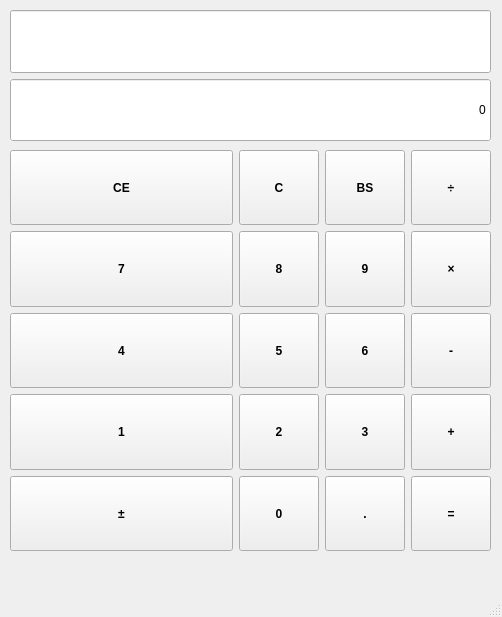
<?xml version="1.0" encoding="UTF-8"?>
<ui version="4.0">
 <class>MainWindow</class>
 <widget class="QMainWindow" name="MainWindow">
  <property name="geometry">
   <rect>
    <x>0</x>
    <y>0</y>
    <width>502</width>
    <height>617</height>
   </rect>
  </property>
  <property name="windowTitle">
   <string>Calculator</string>
  </property>
  <widget class="QWidget" name="centralwidget">
   <widget class="QWidget" name="gridLayoutWidget">
    <property name="geometry">
     <rect>
      <x>10</x>
      <y>150</y>
      <width>481</width>
      <height>401</height>
     </rect>
    </property>
    <layout class="QGridLayout" name="gridLayout">
     <item row="0" column="2">
      <widget class="QPushButton" name="btn_BS">
       <property name="sizePolicy">
        <sizepolicy hsizetype="Minimum" vsizetype="Expanding">
         <horstretch>0</horstretch>
         <verstretch>0</verstretch>
        </sizepolicy>
       </property>
       <property name="font">
        <font>
         <weight>75</weight>
         <bold>true</bold>
        </font>
       </property>
       <property name="text">
        <string>BS</string>
       </property>
      </widget>
     </item>
     <item row="0" column="3">
      <widget class="QPushButton" name="btn_division">
       <property name="sizePolicy">
        <sizepolicy hsizetype="Minimum" vsizetype="Expanding">
         <horstretch>0</horstretch>
         <verstretch>0</verstretch>
        </sizepolicy>
       </property>
       <property name="font">
        <font>
         <weight>75</weight>
         <bold>true</bold>
        </font>
       </property>
       <property name="text">
        <string>÷</string>
       </property>
      </widget>
     </item>
     <item row="0" column="0">
      <widget class="QPushButton" name="btn_CE">
       <property name="sizePolicy">
        <sizepolicy hsizetype="Minimum" vsizetype="Expanding">
         <horstretch>0</horstretch>
         <verstretch>0</verstretch>
        </sizepolicy>
       </property>
       <property name="minimumSize">
        <size>
         <width>0</width>
         <height>0</height>
        </size>
       </property>
       <property name="maximumSize">
        <size>
         <width>16777215</width>
         <height>16777215</height>
        </size>
       </property>
       <property name="font">
        <font>
         <weight>75</weight>
         <bold>true</bold>
        </font>
       </property>
       <property name="text">
        <string>CE</string>
       </property>
       <property name="iconSize">
        <size>
         <width>24</width>
         <height>24</height>
        </size>
       </property>
      </widget>
     </item>
     <item row="0" column="1">
      <widget class="QPushButton" name="btn_C">
       <property name="sizePolicy">
        <sizepolicy hsizetype="Minimum" vsizetype="Expanding">
         <horstretch>0</horstretch>
         <verstretch>0</verstretch>
        </sizepolicy>
       </property>
       <property name="font">
        <font>
         <weight>75</weight>
         <bold>true</bold>
        </font>
       </property>
       <property name="text">
        <string>C</string>
       </property>
      </widget>
     </item>
     <item row="2" column="0">
      <widget class="QPushButton" name="btn_4">
       <property name="sizePolicy">
        <sizepolicy hsizetype="Expanding" vsizetype="Expanding">
         <horstretch>0</horstretch>
         <verstretch>0</verstretch>
        </sizepolicy>
       </property>
       <property name="font">
        <font>
         <weight>75</weight>
         <bold>true</bold>
        </font>
       </property>
       <property name="text">
        <string>4</string>
       </property>
      </widget>
     </item>
     <item row="3" column="0">
      <widget class="QPushButton" name="btn_1">
       <property name="sizePolicy">
        <sizepolicy hsizetype="Expanding" vsizetype="Expanding">
         <horstretch>0</horstretch>
         <verstretch>0</verstretch>
        </sizepolicy>
       </property>
       <property name="font">
        <font>
         <weight>75</weight>
         <bold>true</bold>
        </font>
       </property>
       <property name="text">
        <string>1</string>
       </property>
      </widget>
     </item>
     <item row="2" column="1">
      <widget class="QPushButton" name="btn_5">
       <property name="sizePolicy">
        <sizepolicy hsizetype="Minimum" vsizetype="Expanding">
         <horstretch>0</horstretch>
         <verstretch>0</verstretch>
        </sizepolicy>
       </property>
       <property name="font">
        <font>
         <weight>75</weight>
         <bold>true</bold>
        </font>
       </property>
       <property name="text">
        <string>5</string>
       </property>
      </widget>
     </item>
     <item row="1" column="1">
      <widget class="QPushButton" name="btn_8">
       <property name="sizePolicy">
        <sizepolicy hsizetype="Minimum" vsizetype="Expanding">
         <horstretch>0</horstretch>
         <verstretch>0</verstretch>
        </sizepolicy>
       </property>
       <property name="font">
        <font>
         <weight>75</weight>
         <bold>true</bold>
        </font>
       </property>
       <property name="text">
        <string>8</string>
       </property>
      </widget>
     </item>
     <item row="4" column="1">
      <widget class="QPushButton" name="btn_0">
       <property name="sizePolicy">
        <sizepolicy hsizetype="Minimum" vsizetype="Expanding">
         <horstretch>0</horstretch>
         <verstretch>0</verstretch>
        </sizepolicy>
       </property>
       <property name="font">
        <font>
         <weight>75</weight>
         <bold>true</bold>
        </font>
       </property>
       <property name="text">
        <string>0</string>
       </property>
      </widget>
     </item>
     <item row="4" column="2">
      <widget class="QPushButton" name="btn_point">
       <property name="sizePolicy">
        <sizepolicy hsizetype="Minimum" vsizetype="Expanding">
         <horstretch>0</horstretch>
         <verstretch>0</verstretch>
        </sizepolicy>
       </property>
       <property name="font">
        <font>
         <weight>75</weight>
         <bold>true</bold>
        </font>
       </property>
       <property name="text">
        <string>.</string>
       </property>
      </widget>
     </item>
     <item row="2" column="2">
      <widget class="QPushButton" name="btn_6">
       <property name="sizePolicy">
        <sizepolicy hsizetype="Minimum" vsizetype="Expanding">
         <horstretch>0</horstretch>
         <verstretch>0</verstretch>
        </sizepolicy>
       </property>
       <property name="font">
        <font>
         <weight>75</weight>
         <bold>true</bold>
        </font>
       </property>
       <property name="text">
        <string>6</string>
       </property>
      </widget>
     </item>
     <item row="3" column="1">
      <widget class="QPushButton" name="btn_2">
       <property name="sizePolicy">
        <sizepolicy hsizetype="Minimum" vsizetype="Expanding">
         <horstretch>0</horstretch>
         <verstretch>0</verstretch>
        </sizepolicy>
       </property>
       <property name="font">
        <font>
         <weight>75</weight>
         <bold>true</bold>
        </font>
       </property>
       <property name="text">
        <string>2</string>
       </property>
      </widget>
     </item>
     <item row="3" column="2">
      <widget class="QPushButton" name="btn_3">
       <property name="sizePolicy">
        <sizepolicy hsizetype="Minimum" vsizetype="Expanding">
         <horstretch>0</horstretch>
         <verstretch>0</verstretch>
        </sizepolicy>
       </property>
       <property name="font">
        <font>
         <weight>75</weight>
         <bold>true</bold>
        </font>
       </property>
       <property name="text">
        <string>3</string>
       </property>
      </widget>
     </item>
     <item row="1" column="2">
      <widget class="QPushButton" name="btn_9">
       <property name="sizePolicy">
        <sizepolicy hsizetype="Minimum" vsizetype="Expanding">
         <horstretch>0</horstretch>
         <verstretch>0</verstretch>
        </sizepolicy>
       </property>
       <property name="font">
        <font>
         <weight>75</weight>
         <bold>true</bold>
        </font>
       </property>
       <property name="text">
        <string>9</string>
       </property>
      </widget>
     </item>
     <item row="3" column="3">
      <widget class="QPushButton" name="btn_plus">
       <property name="sizePolicy">
        <sizepolicy hsizetype="Minimum" vsizetype="Expanding">
         <horstretch>0</horstretch>
         <verstretch>0</verstretch>
        </sizepolicy>
       </property>
       <property name="font">
        <font>
         <weight>75</weight>
         <bold>true</bold>
        </font>
       </property>
       <property name="text">
        <string>+</string>
       </property>
      </widget>
     </item>
     <item row="4" column="0">
      <widget class="QPushButton" name="btn_sign">
       <property name="sizePolicy">
        <sizepolicy hsizetype="Expanding" vsizetype="Expanding">
         <horstretch>0</horstretch>
         <verstretch>0</verstretch>
        </sizepolicy>
       </property>
       <property name="font">
        <font>
         <weight>75</weight>
         <bold>true</bold>
        </font>
       </property>
       <property name="contextMenuPolicy">
        <enum>Qt::DefaultContextMenu</enum>
       </property>
       <property name="text">
        <string>±</string>
       </property>
      </widget>
     </item>
     <item row="1" column="3">
      <widget class="QPushButton" name="btn_multiply">
       <property name="sizePolicy">
        <sizepolicy hsizetype="Minimum" vsizetype="Expanding">
         <horstretch>0</horstretch>
         <verstretch>0</verstretch>
        </sizepolicy>
       </property>
       <property name="font">
        <font>
         <weight>75</weight>
         <bold>true</bold>
        </font>
       </property>
       <property name="text">
        <string>×</string>
       </property>
      </widget>
     </item>
     <item row="1" column="0">
      <widget class="QPushButton" name="btn_7">
       <property name="sizePolicy">
        <sizepolicy hsizetype="Expanding" vsizetype="Expanding">
         <horstretch>0</horstretch>
         <verstretch>0</verstretch>
        </sizepolicy>
       </property>
       <property name="font">
        <font>
         <weight>75</weight>
         <bold>true</bold>
        </font>
       </property>
       <property name="text">
        <string>7</string>
       </property>
      </widget>
     </item>
     <item row="2" column="3">
      <widget class="QPushButton" name="btn_minus">
       <property name="sizePolicy">
        <sizepolicy hsizetype="Minimum" vsizetype="Expanding">
         <horstretch>0</horstretch>
         <verstretch>0</verstretch>
        </sizepolicy>
       </property>
       <property name="font">
        <font>
         <weight>75</weight>
         <bold>true</bold>
        </font>
       </property>
       <property name="text">
        <string>-</string>
       </property>
      </widget>
     </item>
     <item row="4" column="3">
      <widget class="QPushButton" name="btn_equal">
       <property name="sizePolicy">
        <sizepolicy hsizetype="Minimum" vsizetype="Expanding">
         <horstretch>0</horstretch>
         <verstretch>0</verstretch>
        </sizepolicy>
       </property>
       <property name="font">
        <font>
         <weight>75</weight>
         <bold>true</bold>
        </font>
       </property>
       <property name="text">
        <string>=</string>
       </property>
      </widget>
     </item>
    </layout>
   </widget>
   <widget class="QWidget" name="verticalLayoutWidget">
    <property name="geometry">
     <rect>
      <x>10</x>
      <y>10</y>
      <width>481</width>
      <height>131</height>
     </rect>
    </property>
    <layout class="QVBoxLayout" name="verticalLayout">
     <item>
      <widget class="QLineEdit" name="lineEdit_input">
       <property name="sizePolicy">
        <sizepolicy hsizetype="Expanding" vsizetype="Expanding">
         <horstretch>0</horstretch>
         <verstretch>0</verstretch>
        </sizepolicy>
       </property>
       <property name="inputMethodHints">
        <set>Qt::ImhNone</set>
       </property>
       <property name="frame">
        <bool>true</bool>
       </property>
      </widget>
     </item>
     <item>
      <widget class="QLineEdit" name="lineEdit_result">
       <property name="sizePolicy">
        <sizepolicy hsizetype="Expanding" vsizetype="Expanding">
         <horstretch>0</horstretch>
         <verstretch>0</verstretch>
        </sizepolicy>
       </property>
       <property name="layoutDirection">
        <enum>Qt::RightToLeft</enum>
       </property>
       <property name="autoFillBackground">
        <bool>true</bool>
       </property>
       <property name="text">
        <string>0</string>
       </property>
       <property name="alignment">
        <set>Qt::AlignRight|Qt::AlignTrailing|Qt::AlignVCenter</set>
       </property>
      </widget>
     </item>
    </layout>
   </widget>
  </widget>
  <widget class="QMenuBar" name="menubar">
   <property name="geometry">
    <rect>
     <x>0</x>
     <y>0</y>
     <width>502</width>
     <height>31</height>
    </rect>
   </property>
  </widget>
  <widget class="QStatusBar" name="statusbar"/>
 </widget>
 <tabstops>
  <tabstop>lineEdit_result</tabstop>
  <tabstop>btn_C</tabstop>
  <tabstop>btn_BS</tabstop>
  <tabstop>btn_division</tabstop>
  <tabstop>btn_7</tabstop>
  <tabstop>btn_8</tabstop>
  <tabstop>btn_9</tabstop>
  <tabstop>btn_multiply</tabstop>
  <tabstop>btn_4</tabstop>
  <tabstop>btn_5</tabstop>
  <tabstop>btn_6</tabstop>
  <tabstop>btn_minus</tabstop>
  <tabstop>btn_1</tabstop>
  <tabstop>btn_2</tabstop>
  <tabstop>btn_3</tabstop>
  <tabstop>btn_plus</tabstop>
  <tabstop>btn_sign</tabstop>
  <tabstop>btn_0</tabstop>
  <tabstop>btn_point</tabstop>
  <tabstop>btn_equal</tabstop>
 </tabstops>
 <resources/>
 <connections/>
</ui>
